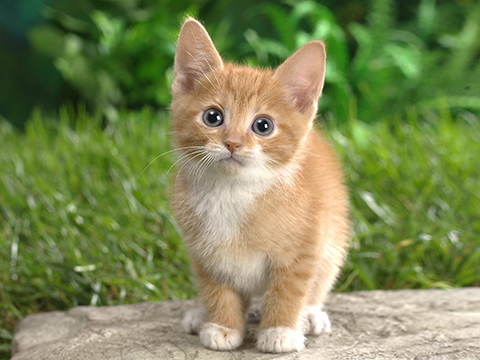
#> input picture detection/caffe/examples/images/cat.jpg, 480 x 360 px
$ python -i selectivesearch.py   (imports and definitions only)
#> lines starting #> are read from the running program, lines starting #| are printed output that depends on the picture
import skimage
import skimage.feature
import skimage.color
import skimage.transform
import skimage.util
import skimage.segmentation
import numpy as np

##
# Generate the initial regions by the algorithm of Felzenswalb and Huttenlocher
##
def segmentation(source_img, scale, sigma, min_size):

    img_mask = skimage.segmentation.felzenszwalb(
        skimage.util.img_as_float(source_img), scale=scale, sigma=sigma, min_size=min_size)

    source_img = np.append(
        source_img, np.zeros(source_img.shape[:2])[:, :, np.newaxis], axis=2)

    source_img[:, :, 3] = img_mask

    return source_img

##
# Caculate the similarity of color
##
def similarity_color(r1, r2):

    return sum([min(a, b) for a, b in zip(r1['hist_c'], r2['hist_c'])])

##
# Calculate the similarity of texture
##
def similarity_texture(r1, r2):

    return sum([min(a, b) for a, b in zip(r1['hist_t'], r2['hist_t'])])

##
# Calculate the similarity of size
##
def similarity_size(r1, r2, size):

    return 1.0 - (r1['size'] + r2['size']) / size

##
# Calculate the similarity for the relations of whole and part
##
# [15 lines left out: functions similarity_fill, similarity, not called in this run]

##
# Calculate the color histogram for each region
##
def color_histogram(img):

    BINS = 25
    histogram = np.array([])

    for channel in (0, 1, 2):
        curr = img[:, channel]
        histogram = np.concatenate([histogram] + [np.histogram(curr, BINS, (0.0, 255.0))[0]])

    # L1 normalize
    histogram = histogram / len(img)
    return histogram

##
# Calculate texture gradient for the entire image
##
def texture_gradient(img):

    ret = np.zeros((img.shape[0], img.shape[1], img.shape[2]))

    for channel in (0, 1, 2):
        ret[:, :, channel] = skimage.feature.local_binary_pattern(img[:, :, channel], 8, 1.0)

    return ret

##
# Calculate the texture histogram for each region
##
def texture_histogram(img):

    BINS = 10
    histogram = np.array([])
    for channel in (0, 1, 2):
        curr = img[:, channel]
        histogram = np.concatenate([histogram] + [np.histogram(curr, BINS, (0.0, 1.0))[0]])

    histogram = histogram / len(img)
    return histogram

def extract_regions(img):

    R = {}
    hsv = skimage.color.rgb2hsv(img[:, :, :3])

    for y, col in enumerate(img):
        for x, (r, g, b, label) in enumerate(col):

            # initialize a new region
            if label not in R:
                R[label] = {'min_x': 2000, 'min_y': 2000, 'max_x': 0, 'max_y': 0, 'labels': [label]}

            # find the bounding box position
            if R[label]['min_x'] > x:
                R[label]['min_x'] = x
            if R[label]['min_y'] > y:
                R[label]['min_y'] = y
            if R[label]['max_x'] < x:
                R[label]['max_x'] = x
            if R[label]['max_y'] < y:
                R[label]['max_y'] = y

    text_grad = texture_gradient(img)

    for k in R.keys():

        masked_pixels = hsv[:, :, :][img[:, :, 3] == k]
        R[k]['size'] = len(masked_pixels / 4)
        R[k]['hist_c'] = color_histogram(masked_pixels)
        R[k]['hist_t'] = texture_histogram(text_grad[:, :][img[:, :, 3] == k])

    return R

# [8 lines left out: function adjacent, not called in this run]

def extract_neighbours(regions):

    R = regions.items()
    neighbours = []
    for curr, r1 in enumerate(R[:-1]):
        for r2 in R[curr + 1:]:
            if adjacent(r1[1], r2[1]):
                neighbours.append((r1, r2))

    return neighbours

# [14 lines left out: function merge, not called in this run]

def selective_search(source_img, scale=1.0, sigma=0.8, min_size=50):

    img = segmentation(source_img, scale, sigma, min_size)

    if img is None:
        return None, {}

    img_size = img.shape[0] * img.shape[1]
    R = extract_regions(img)
    neighbours = extract_neighbours(R)

    S = {}
    for (k1, r1), (k2, r2) in neighbours:
        S[(k1, k2)] = similarity(r1, r2, img_size)

    #     Merge the regions until there are no neighbour relations,
    # which means the whole image is built again.
    while S != {}:

        # Find two regions with highest similarity
        k1, k2 = sorted(S.items(), key=lambda x: x[1])[-1][0]

        # Merge the selected regions
        new_key = max(R.keys()) + 1.0
        R[new_key] = merge(R[k1], R[k2])

        # Update the neighbour relations and similarities
        key_to_delete = []
        for k, region in S.items():
            if (k1 in k) or (k2 in k):
                key_to_delete.append(k)

        for k in key_to_delete:
            del S[k]

        for k in filter(lambda x: x != (k1, k2), key_to_delete):
            n = k[1] if k[0] in (k1, k2) else k[0]
            S[(new_key, n)] = similarity(R[new_key], R[n], img_size)

    regions = []
    for k, r in R.items():
        regions.append({
            'rect': (
                r['min_x'], r['min_y'],
                r['max_x'] - r['min_x'], r['max_y'] - r['min_y']),
            'size': r['size'],
            'labels': r['labels']
        })
    return img, regions

>>> import cv2
>>> picture = cv2.cvtColor(cv2.imread('../caffe/examples/images/cat.jpg'), cv2.COLOR_BGR2RGB)
>>> result = selective_search(picture)
#> in segmentation, `img_mask = skimage.segmentation.felzenszwalb( skimage.util.img_as_floa..`:
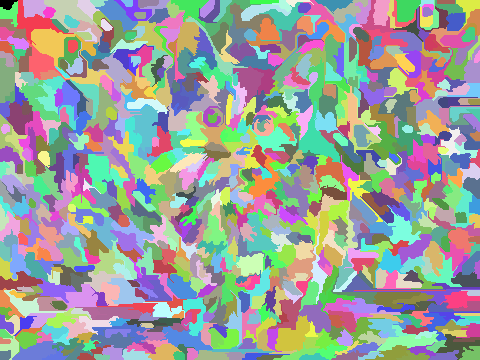
#> img_mask: shape (360, 480) int64; 869 distinct labels, from 0 to 868; one colour per label, 0 black
#> in segmentation, `source_img[:, :, 3] = img_mask`:
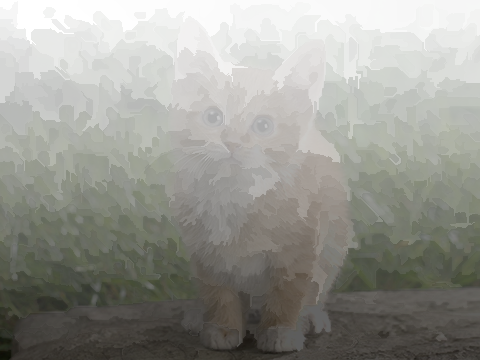
#> source_img: shape (360, 480, 4) float64; mean R, G, B, A 125.8, 136, 85.7, 421.7; transparent parts drawn white
#> in extract_regions, `hsv = skimage.color.rgb2hsv(img[:, :, :3])`: hsv: shape (360, 480, 3) float64; mean of channels 0, 1, 2 0.2, 0.5, 144.7
#> after the loop in extract_regions, `for y, col in enumerate(img):`: R = 869 items
#> after the loop in extract_neighbours, `for curr, r1 in enumerate(R[:-1]):`: neighbours = []
#> (the run stopped early here; a loop or call above may not have finished)

$ run again, on detection/caffe/examples/images/fish-bike.jpg
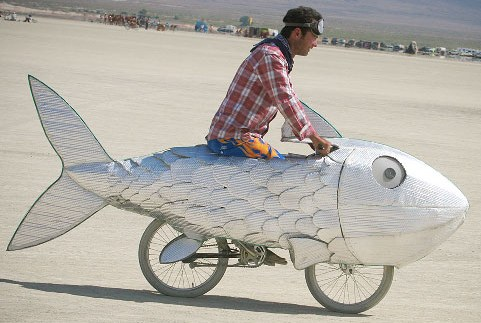
#> input picture detection/caffe/examples/images/fish-bike.jpg, 481 x 323 px
#> in segmentation, `img_mask = skimage.segmentation.felzenszwalb( skimage.util.img_as_floa..`:
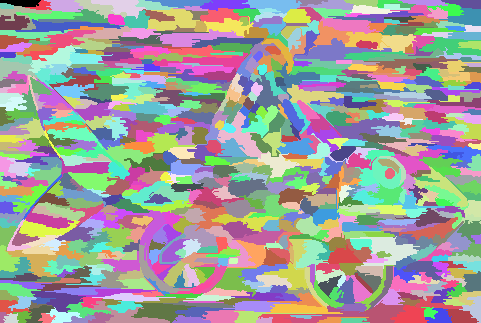
#> img_mask: shape (323, 481) int64; 765 distinct labels, from 0 to 764; one colour per label, 0 black
#> in segmentation, `source_img[:, :, 3] = img_mask`:
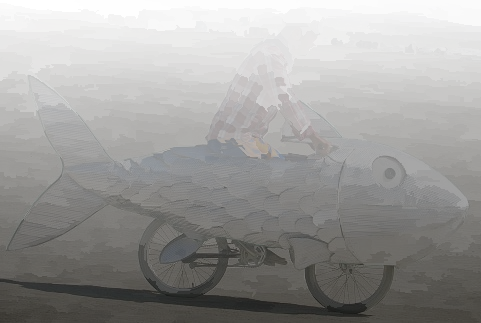
#> source_img: shape (323, 481, 4) float64; mean R, G, B, A 178.9, 174.4, 166.3, 385.7; transparent parts drawn white
#> hsv: shape (323, 481, 3) float64; mean of channels 0, 1, 2 0.2, 0.1, 181.5
#> after the loop in extract_regions, `for y, col in enumerate(img):`: R = 765 items
#> after the loop in extract_neighbours, `for curr, r1 in enumerate(R[:-1]):`: neighbours = []
